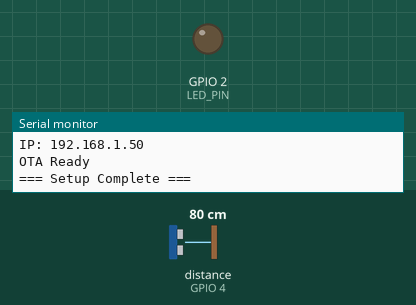
This sketch was run on a simulated ESP8266 (NodeMCU). Parts: output pins drawn as LEDs (lit = HIGH), the last lines printed to the serial monitor. Wiring (inferred from the names in the program): ultrasonic range finder: trigger GPIO 5; echo GPIO 4. The test bench sets the inputs (shaded band); at power-on: distance to the obstacle (sensor on GPIO 4) 80 cm. The echo pulse lasts 58.3 µs per cm; WiFi joins after 1.5 s; servers stay silent unless stated; EEPROM starts erased; pins used as bus, display or sensor lines are not drawn.

Above: at 2.02 s.
At 99.9 s:
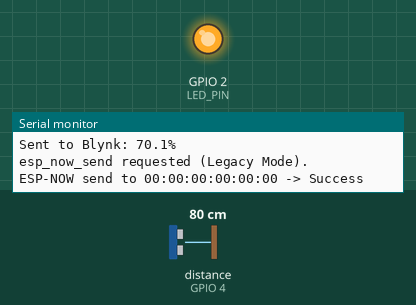
Timing chart, 0 to 101.4 s (numbered marks = the images above):
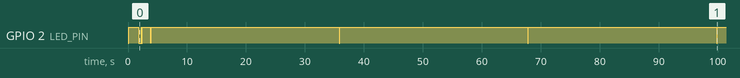

The sketch:

ESP-12F_SENDER.ino
```cpp
/*************************************************************
  NodeMCU Water Level Monitoring System (Paired Sender)
  *** LEGACY VERSION for old 2.5.0 board package ***

  Features:
  - AJ-SR04M waterproof ultrasonic sensor (Async)
  - Blynk cloud integration
  - ESP-NOW *unicast* (paired) broadcasting
  - EEPROM backup
  - Adaptive update intervals
  - OTA updates
*************************************************************/

// --- Build-Time Injectable Secrets ---
#ifndef BLYNK_TEMPLATE_ID
#define BLYNK_TEMPLATE_ID "TMPL3kCRser0g"
#endif

#ifndef BLYNK_TEMPLATE_NAME
#define BLYNK_TEMPLATE_NAME "Water Level Sensor"
#endif

#ifndef BLYNK_AUTH_TOKEN
#define BLYNK_AUTH_TOKEN "IsR6N7dR9chxhFR8zMyOpP3cIjQ4i1HJ"
#endif

#ifndef WIFI_SSID
#define WIFI_SSID "mohanraj"
#endif

#ifndef WIFI_PASS
#define WIFI_PASS "k70mohanraj"
#endif


#define BLYNK_PRINT Serial

#include <ESP8266WiFi.h>
#include <BlynkSimpleEsp8266.h>
#include <ESP8266mDNS.h>
#include <WiFiUdp.h>
#include <ArduinoOTA.h>
#include <espnow.h>
#include <EEPROM.h>

// --- ESP-NOW Receiver's MAC Address ---
uint8_t receiverMacAddress[] = {0x24, 0xD7, 0xEB, 0xF9, 0x28, 0xAE};

// --- ESP-NOW Channel (ensure receiver uses same channel) ---
#define WIFI_CHANNEL 1

// --- Pin Definitions ---
#define TRIG_PIN 5        // GPIO5 (D1)
#define ECHO_PIN 4        // GPIO4 (D2)
#define LED_PIN LED_BUILTIN // GPIO2 (D4)

// --- Tank Dimensions (cm) ---
#define DISTANCE_EMPTY 217.0
#define DISTANCE_FULL 21.0
#define TANK_HEIGHT (DISTANCE_EMPTY - DISTANCE_FULL)
#define MIN_DISTANCE 25.0
#define MAX_DISTANCE 450.0

// --- Blynk Virtual Pins ---
#define VPIN_WATER_LEVEL V1
#define VPIN_DISTANCE V2
#define VPIN_MANUAL_REFRESH V3

// --- Intervals (ms) ---
#define NORMAL_INTERVAL 30000
#define FAST_INTERVAL 5000
#define READING_INTERVAL 2000 // How often to trigger a sensor read
#define ESPNOW_RETRY_INTERVAL 5000 // Retry failed ESP-NOW sends every 5s
#define ESPNOW_RETRY_TIMEOUT 30000UL // Give up retrying after 30s
#define EEPROM_SAVE_INTERVAL 300000UL // Save to EEPROM every 5 mins max

// --- Thresholds ---
#define LOW_LEVEL_THRESHOLD 20.0
#define CHANGE_THRESHOLD 2.0

// --- Sensor settings ---
#define MEDIAN_FILTER_SIZE 5 // Use 5 samples for the moving median
#define ULTRASONIC_TIMEOUT 30000UL // microseconds

// --- EEPROM ---
#define EEPROM_MAGIC 0xABCD1234 // "Magic number" to validate EEPROM data
struct EepromData {
  uint32_t magic;
  float level;
  float distance;
};
#define EEPROM_ADDR 0
#define EEPROM_SIZE sizeof(EepromData)

// --- OTA ---
#define OTA_HOSTNAME "NodeMCU-WaterMonitor"
#define OTA_PASSWORD "admin123"

// Globals
float lastWaterLevel = -1.0;
float currentWaterLevel = 0.0;
float currentDistance = 0.0;
unsigned long lastBlynkUpdate = 0;
unsigned long g_lastEepromSaveTime = 0;

BlynkTimer timer;

typedef struct {
  float waterLevel;
  float distance;
  unsigned long timestamp;
} SensorData;

// ESP-NOW Globals
bool g_espNowRetryPending = false;
SensorData g_lastEspNowPacket;
unsigned long g_espNowPacketStartTime = 0;

// --- Async Ultrasonic ---
volatile unsigned long echoStart = 0;
volatile unsigned long echoEnd = 0;
volatile bool echoReceived = false;
bool trigPending = false;
unsigned long trigStartTime = 0;
float asyncDistance = -1.0;
float distanceHistory[MEDIAN_FILTER_SIZE];
int historyIndex = 0;

// --- Async LED ---
// ** LEGACY FIX **
// Removed in-class initializers for old C++ compiler
struct AsyncLED {
  int pin;
  int state;
  unsigned long lastToggle;
  unsigned long interval;
  int remainingBlinks;
};
// Use C-style initialization
AsyncLED led = {LED_PIN, HIGH, 0, 0, 0};


// Forward declarations
void startUltrasonic();
void handleUltrasonic();
void blinkLED(int times, int blinkInterval);
void handleLED();
float calculateWaterLevel(float distance);
void sendToBlynk(float level, float distance);
void sendESPNOW(float level, float distance);
void saveToEEPROM(float level, float distance);
void loadFromEEPROM();
void sensorReadingTask();
void onDataSent(uint8_t *mac_addr, uint8_t status); // Changed from 2.5.0's old (uint8_t status)
void espNowRetryTask();
float getMedianDistance();

// -----------------------------------------------------------------
void setup() {
  Serial.begin(115200);
  delay(100);
  Serial.println("\n\n=== NodeMCU Water Monitor (Async Sender - LEGACY) ===");

  pinMode(LED_PIN, OUTPUT);
  digitalWrite(LED_PIN, HIGH); // LED off (active low)

  // Initialize median filter history
  for (int i = 0; i < MEDIAN_FILTER_SIZE; i++) {
    distanceHistory[i] = -1.0; // Init with invalid
  }

  // EEPROM
  EEPROM.begin(EEPROM_SIZE);
  loadFromEEPROM();
  g_lastEepromSaveTime = millis(); // Don't save immediately on boot

  // Sensor pins
  pinMode(TRIG_PIN, OUTPUT);
  pinMode(ECHO_PIN, INPUT);
  digitalWrite(TRIG_PIN, LOW);

  // WiFi
  Serial.print("Setting WiFi mode STA...");
  WiFi.mode(WIFI_STA);
  delay(100);

  // Connect to WiFi (non-blocking)
  Serial.print("Connecting to WiFi ");
  Serial.print(WIFI_SSID);
  Serial.println(" ...");
  WiFi.begin(WIFI_SSID, WIFI_PASS);

  // Configure Blynk (non-blocking)
  Blynk.config(BLYNK_AUTH_TOKEN);

  // Wait a short while for WiFi
  unsigned long start = millis();
  while (WiFi.status() != WL_CONNECTED && millis() - start < 10000) {
    delay(200); // This blocking delay is OK inside setup()
    Serial.print(".");
  }
  Serial.println();

  // --- This logic now runs REGARDLESS of WiFi status ---

  WiFi.channel(WIFI_CHANNEL);
  Serial.print("\nESP-NOW configured for WiFi Channel: ");
  Serial.print(WIFI_CHANNEL);
  Serial.print(" (Actual: ");
  Serial.print(WiFi.channel());
  Serial.println(")");
  Serial.println("NOTE: Ensure receiver is on the same channel!");

  // Initialize ESP-NOW
  if (esp_now_init() == 0) {
    Serial.println("ESP-NOW Initialized");

    // ** LEGACY FIX **
    // Use old, deprecated functions for 2.5.0 board package
    esp_now_set_self_role(ESP_NOW_ROLE_CONTROLLER);
    esp_now_register_send_cb(onDataSent);

    // Use old peer add function (mac, role, channel, key, key_len)
    // This replaces the esp_now_peer_info_t struct
    if (esp_now_add_peer(receiverMacAddress, ESP_NOW_ROLE_SLAVE, WIFI_CHANNEL, NULL, 0) == 0) {
      Serial.println("Paired with receiver successfully (Legacy Mode)");
    } else {
      Serial.println("Failed to add peer - check MAC & channel (Legacy Mode)");
    }
  } else {
    Serial.println("ESP-NOW Init Failed");
  }

  // --- End of always-run block ---

  // Setup OTA only if WiFi connected on boot
  if (WiFi.status() == WL_CONNECTED) {
    Serial.println("WiFi Connected!");
    Serial.print("IP: ");
    Serial.println(WiFi.localIP());
    blinkLED(3, 120); // Non-blocking blink

    // OTA
    ArduinoOTA.setHostname(OTA_HOSTNAME);
    ArduinoOTA.setPassword(OTA_PASSWORD);
    ArduinoOTA.onStart([]() { Serial.println("OTA Update Starting..."); });
    ArduinoOTA.onEnd([]() { Serial.println("\nOTA Complete!"); });
    ArduinoOTA.onProgress([](unsigned int progress, unsigned int total) {
      Serial.printf("Progress: %u%%\r", (progress / (total / 100)));
    });
    ArduinoOTA.onError([](ota_error_t error) {
      Serial.printf("OTA Error[%u]:\r\n", error);
    });
    ArduinoOTA.begin();
    Serial.println("OTA Ready");
  } else {
    Serial.println("WiFi not connected after wait. Blynk/OTA will try in loop.");
  }

  // Timer
  timer.setInterval(ESPNOW_RETRY_INTERVAL, espNowRetryTask); // Timer for retries
  timer.setInterval(READING_INTERVAL, sensorReadingTask);

  Serial.println("=== Setup Complete ===\n");
}

// -----------------------------------------------------------------
void loop() {
  Blynk.run();

  if (WiFi.status() == WL_CONNECTED) {
    ArduinoOTA.handle();
  }

  timer.run();

  handleUltrasonic(); // async distance
  handleLED();        // async LED

  static unsigned long lastTrigger = 0;
  if (millis() - lastTrigger >= READING_INTERVAL) {
    startUltrasonic(); // trigger ultrasonic
    lastTrigger = millis();
  }

  if (WiFi.status() != WL_CONNECTED) {
    static unsigned long lastReconnectLog = 0;
    if (millis() - lastReconnectLog > 10000) {
      Serial.println("WiFi disconnected (loop) - Blynk will attempt reconnect.");
      lastReconnectLog = millis();
    }
  }
}

// -----------------------------------------------------------------
void sensorReadingTask() {
  float currentReading = asyncDistance; // use latest async measurement

  if (currentReading > 0) {
    distanceHistory[historyIndex] = currentReading;
    historyIndex = (historyIndex + 1) % MEDIAN_FILTER_SIZE;
  }

  float distance = getMedianDistance(); // Get median from history

  if (distance > MIN_DISTANCE && distance < MAX_DISTANCE) {
    currentWaterLevel = calculateWaterLevel(distance);
    currentDistance = distance;
    float waterHeight = DISTANCE_EMPTY - distance;

    Serial.print("Median Distance: "); Serial.print(distance, 1);
    Serial.print(" cm | Water Height: "); Serial.print(waterHeight, 1);
    Serial.print(" cm | Level: "); Serial.print(currentWaterLevel, 1);
    Serial.println("%");

    unsigned long updateInterval = (currentWaterLevel < LOW_LEVEL_THRESHOLD) ? FAST_INTERVAL : NORMAL_INTERVAL;

    bool significantChange = (lastWaterLevel < 0) || (abs(currentWaterLevel - lastWaterLevel) >= CHANGE_THRESHOLD);
    bool intervalElapsed = (millis() - lastBlynkUpdate >= updateInterval);

    if (significantChange || intervalElapsed) {

      if (millis() - g_lastEepromSaveTime > EEPROM_SAVE_INTERVAL) {
        saveToEEPROM(currentWaterLevel, distance);
        g_lastEepromSaveTime = millis();
        Serial.println("EEPROM write performed (interval-based).");
      }

      if (Blynk.connected()) {
        sendToBlynk(currentWaterLevel, distance);
      } else {
        Serial.println("Blynk not connected - skipping virtualWrite");
      }

      blinkLED(1, 50);  // Non-blocking LED pulse

      sendESPNOW(currentWaterLevel, distance);

      lastBlynkUpdate = millis();
      lastWaterLevel = currentWaterLevel;
    }
  } else {
    Serial.print("Invalid median reading: "); Serial.print(distance); Serial.print(" cm");
    if (currentReading == -2) Serial.println(" (Last reading: Sensor Timeout)");
    else if (currentReading == -3) Serial.println(" (Last reading: Echo Rollover Error)");
    else if (distance <= 0) Serial.println(" (No valid readings in buffer)");
    else Serial.println(" (Out of Range)");
  }
}

// -----------------------------------------------------------------
float getMedianDistance() {
  float sortedReadings[MEDIAN_FILTER_SIZE];
  int validCount = 0;

  for(int i = 0; i < MEDIAN_FILTER_SIZE; i++) {
      if(distanceHistory[i] > 0) {
          sortedReadings[validCount++] = distanceHistory[i];
      }
  }

  if (validCount == 0) {
      return -1.0;
  }

  for (int i = 0; i < validCount - 1; i++) {
      for (int j = i + 1; j < validCount; j++) {
          if (sortedReadings[i] > sortedReadings[j]) {
              float temp = sortedReadings[i];
              sortedReadings[i] = sortedReadings[j];
              sortedReadings[j] = temp;
          }
      }
  }

  return sortedReadings[validCount / 2];
}

// -----------------------------------------------------------------
void startUltrasonic() {
  if (!trigPending) {
    digitalWrite(TRIG_PIN, HIGH);
    trigStartTime = micros();
    trigPending = true;
  }
}

// -----------------------------------------------------------------
void handleUltrasonic() {
  if (trigPending && micros() - trigStartTime >= 10) {
    digitalWrite(TRIG_PIN, LOW);
    trigPending = false;
  }

  static bool lastEcho = LOW;
  bool currEcho = digitalRead(ECHO_PIN);

  if (currEcho && !lastEcho) echoStart = micros();  // Rising edge
  if (!currEcho && lastEcho) {                     // Falling edge
    echoEnd = micros();
    if (echoEnd > echoStart) { // Ensure valid reading
      unsigned long duration = echoEnd - echoStart;
      if (duration < ULTRASONIC_TIMEOUT) {
        asyncDistance = duration * 0.0343 / 2.0;
      } else {
        asyncDistance = -2; // Timeout error
      }
    } else {
      asyncDistance = -3; // Rollover or noise error
    }
  }
  lastEcho = currEcho;
}

// -----------------------------------------------------------------
void blinkLED(int times, int blinkInterval) {
  led.remainingBlinks = times * 2;
  led.interval = blinkInterval;
  led.lastToggle = millis();
  led.state = LOW;
  digitalWrite(led.pin, led.state);
}

// -----------------------------------------------------------------
void handleLED() {
  if (led.remainingBlinks > 0 && millis() - led.lastToggle >= led.interval) {
    led.state = !led.state;
    digitalWrite(led.pin, led.state);
    led.lastToggle = millis();
    led.remainingBlinks--;

    if (led.remainingBlinks == 0) {
      led.state = HIGH; // Ensure LED is OFF at the end
      digitalWrite(led.pin, led.state);
    }
  }
}

// -----------------------------------------------------------------
float calculateWaterLevel(float distance) {
  float percentage = 100.0 * (DISTANCE_EMPTY - distance) / TANK_HEIGHT;
  if (percentage < 0) percentage = 0;
  if (percentage > 100) percentage = 100;
  return percentage;
}

// -----------------------------------------------------------------
void sendToBlynk(float level, float distance) {
  Blynk.virtualWrite(VPIN_WATER_LEVEL, level);
  Blynk.virtualWrite(VPIN_DISTANCE, distance);
  Serial.print("Sent to Blynk: "); Serial.print(level, 1); Serial.println("%");
}

// -----------------------------------------------------------------
void sendESPNOW(float level, float distance) {
  g_lastEspNowPacket.waterLevel = level;
  g_lastEspNowPacket.distance = distance;
  g_lastEspNowPacket.timestamp = millis();
  g_espNowRetryPending = true;
  g_espNowPacketStartTime = millis();

  SensorData localPacket = g_lastEspNowPacket;

  // Use old send function (no return value check)
  esp_now_send(receiverMacAddress, (uint8_t*)&localPacket, sizeof(localPacket));
  Serial.println("esp_now_send requested (Legacy Mode).");
}

// -----------------------------------------------------------------
void espNowRetryTask() {
  if (g_espNowRetryPending) {

    if (millis() - g_espNowPacketStartTime > ESPNOW_RETRY_TIMEOUT) {
      Serial.println("ESP-NOW: Gave up sending packet after 30s.");
      g_espNowRetryPending = false; // Give up
      return;
    }

    if (WiFi.status() != WL_CONNECTED) {
      Serial.println("Retrying ESP-NOW packet (WiFi disconnected, but will try anyway)...");
    } else {
      Serial.println("Retrying failed ESP-NOW packet...");
    }

    SensorData localPacket = g_lastEspNowPacket;

    esp_now_send(receiverMacAddress, (uint8_t*)&localPacket, sizeof(localPacket));
    Serial.println("ESP-NOW retry send requested (Legacy Mode).");
  }
}

// -----------------------------------------------------------------
void saveToEEPROM(float level, float distance) {
  EepromData data;
  data.magic = EEPROM_MAGIC;
  data.level = level;
  data.distance = distance;

  EEPROM.put(EEPROM_ADDR, data);
  EEPROM.commit();
}

// -----------------------------------------------------------------
void loadFromEEPROM() {
  EepromData data;
  EEPROM.get(EEPROM_ADDR, data);

  if (data.magic == EEPROM_MAGIC &&
      !isnan(data.level) &&
      !isnan(data.distance) &&
      data.level >= 0.0 && data.level <= 100.0 &&
      data.distance > 0 && data.distance < 1000)
  {
    lastWaterLevel = data.level;
    currentDistance = data.distance;
    Serial.print("Loaded from EEPROM - Level: ");
    Serial.print(lastWaterLevel, 1);
    Serial.print("%, Distance: ");
    Serial.print(currentDistance, 1);
    Serial.println(" cm");
  } else {
    Serial.println("EEPROM values invalid or not initialized. Using defaults.");
  }
}

// -----------------------------------------------------------------
void onDataSent(uint8_t *mac_addr, uint8_t status) {
  char macStr[18];
  if (mac_addr) {
    sprintf(macStr, "%02X:%02X:%02X:%02X:%02X:%02X",
      mac_addr[0], mac_addr[1], mac_addr[2], mac_addr[3], mac_addr[4], mac_addr[5]);
  } else {
    strcpy(macStr, "??:??:??:??:??:??");
  }

  Serial.print("ESP-NOW send to "); Serial.print(macStr);
  Serial.print(" -> ");
  if (status == 0) {
    Serial.println("Success");
    g_espNowRetryPending = false; // Clear flag on success
  } else {
    Serial.printf("Fail (status=%u)\n", status);
    g_espNowRetryPending = true; // Keep flag set for retry
  }
}

// -----------------------------------------------------------------
// Blynk handlers
BLYNK_CONNECTED() {
  Serial.println("Blynk Connected!");
  if (lastWaterLevel >= 0) {
    Blynk.virtualWrite(VPIN_WATER_LEVEL, lastWaterLevel);
    Blynk.virtualWrite(VPIN_DISTANCE, currentDistance);
  }
  blinkLED(2, 100); // Non-blocking blink
}

BLYNK_WRITE(VPIN_MANUAL_REFRESH) {
  if (param.asInt() == 1) {
    Serial.println("Manual refresh triggered");
    startUltrasonic();
    timer.setTimeout(250L, sensorReadingTask);
  }
}
```

Measured:
- by itself, GPIO 2 (LED_PIN): goes LOW 0.40 s, HIGH 0.10 s, LOW 0.10 s, HIGH 1.4 s, 3 × (LOW 0.05 s, HIGH 31.9 s), LOW 0.05 s, then HIGH
